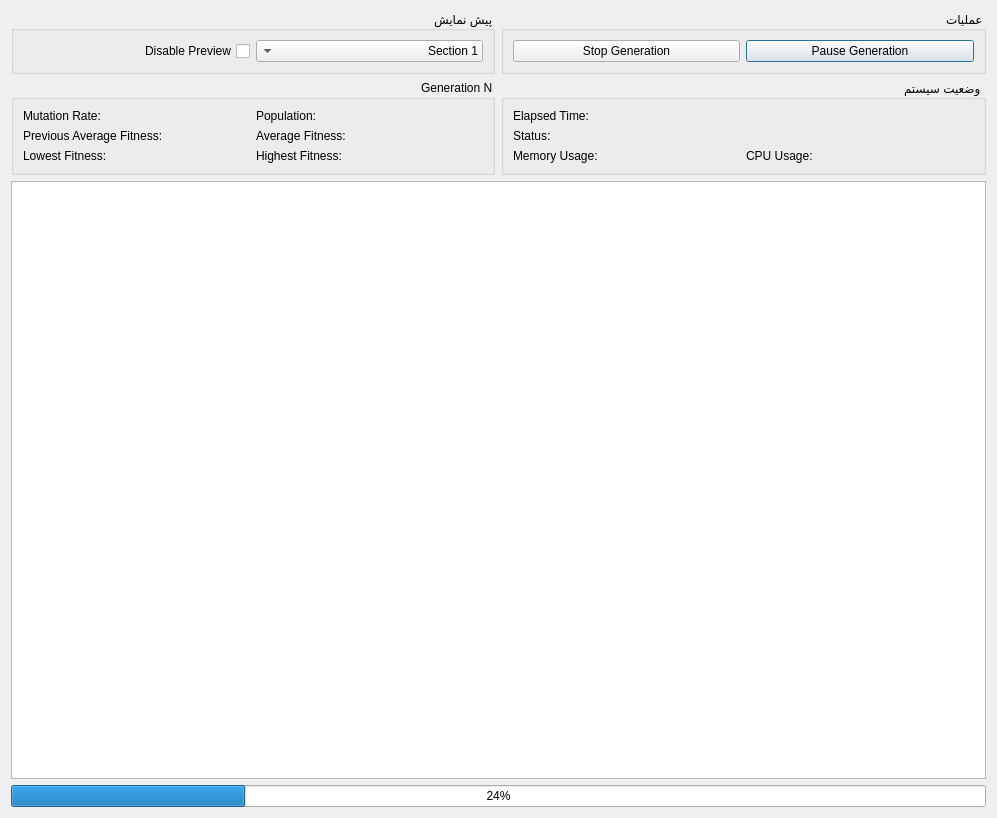
<?xml version="1.0" encoding="UTF-8"?>
<ui version="4.0">
 <class>Dialog</class>
 <widget class="QDialog" name="Dialog">
  <property name="geometry">
   <rect>
    <x>0</x>
    <y>0</y>
    <width>997</width>
    <height>818</height>
   </rect>
  </property>
  <property name="minimumSize">
   <size>
    <width>716</width>
    <height>553</height>
   </size>
  </property>
  <property name="maximumSize">
   <size>
    <width>16777215</width>
    <height>16777215</height>
   </size>
  </property>
  <property name="windowTitle">
   <string>Generate</string>
  </property>
  <property name="layoutDirection">
   <enum>Qt::RightToLeft</enum>
  </property>
  <layout class="QVBoxLayout" name="verticalLayout_5">
   <item>
    <layout class="QVBoxLayout" name="verticalLayout_2">
     <item>
      <layout class="QHBoxLayout" name="horizontalLayout_2">
       <item>
        <widget class="QGroupBox" name="groupBox_4">
         <property name="title">
          <string>عملیات</string>
         </property>
         <layout class="QHBoxLayout" name="horizontalLayout_4">
          <item>
           <widget class="QPushButton" name="btnPause">
            <property name="text">
             <string>Pause Generation</string>
            </property>
           </widget>
          </item>
          <item>
           <widget class="QPushButton" name="btnStop">
            <property name="text">
             <string>Stop Generation</string>
            </property>
           </widget>
          </item>
         </layout>
        </widget>
       </item>
       <item>
        <widget class="QGroupBox" name="groupBox_3">
         <property name="title">
          <string>پیش نمایش</string>
         </property>
         <layout class="QHBoxLayout" name="horizontalLayout_5">
          <item>
           <widget class="QComboBox" name="cmbSection">
            <item>
             <property name="text">
              <string>Section 1</string>
             </property>
            </item>
            <item>
             <property name="text">
              <string>Section 2</string>
             </property>
            </item>
            <item>
             <property name="text">
              <string>Section 3</string>
             </property>
            </item>
            <item>
             <property name="text">
              <string>Section 4</string>
             </property>
            </item>
            <item>
             <property name="text">
              <string>Section 5</string>
             </property>
            </item>
           </widget>
          </item>
          <item>
           <widget class="QCheckBox" name="chkPreview">
            <property name="text">
             <string>Disable Preview</string>
            </property>
           </widget>
          </item>
         </layout>
        </widget>
       </item>
      </layout>
     </item>
     <item>
      <layout class="QHBoxLayout" name="horizontalLayout">
       <item>
        <widget class="QGroupBox" name="groupBox">
         <property name="layoutDirection">
          <enum>Qt::RightToLeft</enum>
         </property>
         <property name="title">
          <string>وضعیت سیستم</string>
         </property>
         <layout class="QGridLayout" name="gridLayout_2">
          <item row="2" column="0">
           <widget class="QLabel" name="lblCPU">
            <property name="layoutDirection">
             <enum>Qt::RightToLeft</enum>
            </property>
            <property name="text">
             <string>CPU Usage:</string>
            </property>
           </widget>
          </item>
          <item row="0" column="0" colspan="2">
           <widget class="QLabel" name="lblTime">
            <property name="text">
             <string>Elapsed Time:</string>
            </property>
           </widget>
          </item>
          <item row="2" column="1">
           <widget class="QLabel" name="lblMemory">
            <property name="text">
             <string>Memory Usage:</string>
            </property>
           </widget>
          </item>
          <item row="1" column="0" colspan="2">
           <widget class="QLabel" name="lblStatus">
            <property name="text">
             <string>Status:</string>
            </property>
           </widget>
          </item>
         </layout>
        </widget>
       </item>
       <item>
        <widget class="QGroupBox" name="boxGen">
         <property name="title">
          <string>Generation N</string>
         </property>
         <layout class="QGridLayout" name="gridLayout">
          <item row="2" column="0">
           <widget class="QLabel" name="lblFitness">
            <property name="text">
             <string>Average Fitness:</string>
            </property>
           </widget>
          </item>
          <item row="2" column="1">
           <widget class="QLabel" name="lblPreviousFitness">
            <property name="text">
             <string>Previous Average Fitness:</string>
            </property>
           </widget>
          </item>
          <item row="1" column="0">
           <widget class="QLabel" name="lblPopulation">
            <property name="text">
             <string>Population:</string>
            </property>
           </widget>
          </item>
          <item row="1" column="1">
           <widget class="QLabel" name="lblMutation">
            <property name="text">
             <string>Mutation Rate:</string>
            </property>
           </widget>
          </item>
          <item row="3" column="0">
           <widget class="QLabel" name="lblHighestFitness">
            <property name="text">
             <string>Highest Fitness:</string>
            </property>
           </widget>
          </item>
          <item row="3" column="1">
           <widget class="QLabel" name="lblLowestFitness">
            <property name="text">
             <string>Lowest Fitness:</string>
            </property>
           </widget>
          </item>
         </layout>
        </widget>
       </item>
      </layout>
     </item>
    </layout>
   </item>
   <item>
    <widget class="QTableView" name="tableSchedule"/>
   </item>
   <item>
    <widget class="QProgressBar" name="progressBar">
     <property name="layoutDirection">
      <enum>Qt::LeftToRight</enum>
     </property>
     <property name="value">
      <number>24</number>
     </property>
    </widget>
   </item>
  </layout>
 </widget>
 <resources/>
 <connections/>
</ui>
